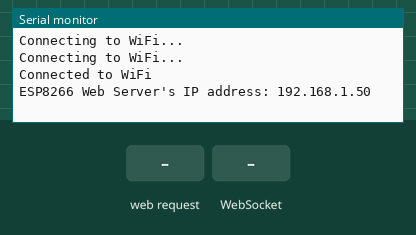
The sketch below on a simulated ESP8266 (NodeMCU). Parts: the last lines printed to the serial monitor. The test bench sets the inputs (shaded band). WiFi joins after 1.5 s; servers stay silent unless stated.

Above: at 3.2 s.
3.3 s: HTTP request GET / received
At 4.5 s:
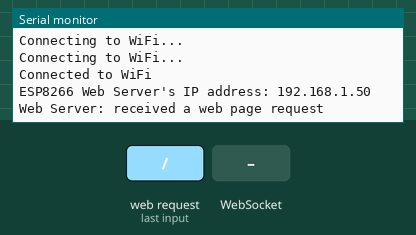
4.8 s: WebSocket text "1" received
At 5.9 s:
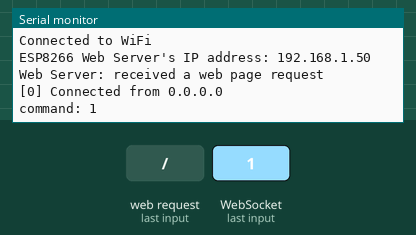
6.3 s: WebSocket text "90" received
At 7.0 s:
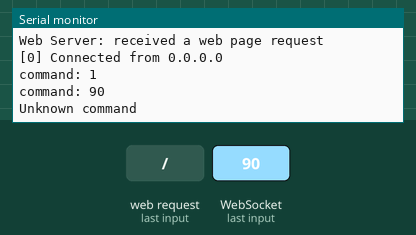

Measured:
- after the input at 3.3 s, the serial monitor: prints a new line at once (image 1)
- after the input at 4.8 s, the serial monitor: prints a new line at once (image 2)
- after the input at 6.3 s, the serial monitor: prints a new line at once (image 3)

The sketch:

car_controller.ino
```cpp
#include <ESP8266WiFi.h>
#include <ESP8266WebServer.h>
#include <WebSocketsServer.h>
#include "index.h"

#define CMD_PICK 0
#define CMD_RELEASE 1
#define CMD_UP 2
#define CMD_DOWN 3

#define CMD_FORWARD 4
#define CMD_BACKWARD 5
#define CMD_LEFT 6
#define CMD_RIGHT 7

#define CMD_STOP 10

const char* ssid = "ssid";
const char* password = "pass";

ESP8266WebServer server(80);
WebSocketsServer webSocket = WebSocketsServer(81);

void webSocketEvent(uint8_t num, WStype_t type, uint8_t* payload, size_t length) {
  switch (type) {
    case WStype_DISCONNECTED:
      Serial.printf("[%u] Disconnected!\n", num);
      break;
    case WStype_CONNECTED:
      {
        IPAddress ip = webSocket.remoteIP(num);
        Serial.printf("[%u] Connected from %d.%d.%d.%d\n", num, ip[0], ip[1], ip[2], ip[3]);
      }
      break;
    case WStype_TEXT:
      String angle = String((char*)payload);
      int command = angle.toInt();
      Serial.print("command: ");
      Serial.println(command);

      switch (command) {
        case CMD_STOP:
          // stop wheel
          break;
        case CMD_FORWARD:
          // move forward
          break;
        case CMD_BACKWARD:
          // move backward
          break;
        case CMD_LEFT:
          // turn left
          break;
        case CMD_RIGHT:
          // turn right
          break;

        case CMD_PICK:
          // pickup
          break;
        case CMD_RELEASE:
          // release
          break;
        case CMD_UP:
          // up
          break;
        case CMD_DOWN:
          // down
          break;
        default:
          Serial.println("Unknown command");
      }

      break;
  }
}

void setup() {
  Serial.begin(9600);

  WiFi.begin(ssid, password);
  while (WiFi.status() != WL_CONNECTED) {
    delay(1000);
    Serial.println("Connecting to WiFi...");
  }
  Serial.println("Connected to WiFi");

  webSocket.begin();
  webSocket.onEvent(webSocketEvent);

  server.on("/", HTTP_GET, []() {
    Serial.println("Web Server: received a web page request");
    String html = HTML_CONTENT;
    server.send(200, "text/html", html);
  });

  server.begin();
  Serial.print("ESP8266 Web Server's IP address: ");
  Serial.println(WiFi.localIP());
}

void loop() {
  server.handleClient();

  webSocket.loop();
}
```

index.h
```cpp
const char *HTML_CONTENT = R"=====(
    <!doctype html>
    <html lang="en">
        <head>
            <meta charset="UTF-8" />
            <meta name="viewport" content="width=device-width, initial-scale=1.0, user-scalable=no, maximum-scale=1, minimum-scale=1" />
            <title>ESP BOT Controller</title>
            <style>
                body {
                    font-family: Arial, sans-serif;
                    margin: 0;
                    padding: 20px;
                    display: flex;
                    flex-direction: column;
                    align-items: center;
                    background-color: white;
                }
                h1 {
                    font-size: 24px;
                    margin-bottom: 5px;
                }
                h2 {
                    font-size: 20px;
                    margin-top: 0;
                    margin-bottom: 20px;
                }
                .button-group {
                    display: grid;
                    grid-template-columns: 1fr 1fr;
                    gap: 10px;
                    margin-bottom: 30px;
                }
                .button {
                    padding: 10px 20px;
                    font-size: 16px;
                    border: none;
                    border-radius: 5px;
                    background-color: #90ee90;
                    color: black;
                }
                .arrow-buttons {
                    display: grid;
                    grid-template-columns: repeat(3, 1fr);
                    gap: 10px;
                }
                .arrow-button {
                    width: 60px;
                    height: 60px;
                    border-radius: 50%;
                    border: none;
                    background-color: #e6e6fa;
                    font-size: 24px;
                    display: flex;
                    justify-content: center;
                    align-items: center;
                }
                .arrow-button:nth-child(1) {
                    grid-column: 2;
                }
                .arrow-button:nth-child(2) {
                    grid-column: 1;
                    grid-row: 2;
                }
                .arrow-button:nth-child(3) {
                    grid-column: 3;
                    grid-row: 2;
                }
                .arrow-button:nth-child(4) {
                    grid-column: 2;
                    grid-row: 3;
                }
            </style>

            <script>
                var CMD_PICK = 0;
                var CMD_RELEASE = 1;
                var CMD_UP = 2;
                var CMD_DOWN = 3;

                var CMD_FROWARD = 4;
                var CMD_BACKWARD = 5;
                var CMD_LEFT = 6;
                var CMD_RIGHT = 7;

                var CMD_STOP = 10;

                var ws = null;

                function init() {
                    if (ws == null) {
                        ws = new WebSocket("ws://" + window.location.host + ":81");
                    }

                    var container = document.querySelector("#container");
                    container.addEventListener("touchstart", mouse_down);
                    container.addEventListener("touchend", mouse_up);
                    container.addEventListener("touchcancel", mouse_up);
                    container.addEventListener("mousedown", mouse_down);
                    container.addEventListener("mouseup", mouse_up);
                    container.addEventListener("mouseout", mouse_up);

                    const buttons = document.querySelectorAll(
                        ".button-group .button",
                    );
                    buttons.forEach((button) => {
                        button.addEventListener("click", handleButtonClick);
                    });
                }

                function handleButtonClick(event) {
                    const id = event.target.id;
                    send_command(id);
                }

                function mouse_down(event) {
                    if (event.target !== event.currentTarget) {
                        var id = event.target.id;
                        send_command(id);
                    }
                    event.stopPropagation();
                    event.preventDefault();
                }

                function mouse_up(event) {
                    if (event.target !== event.currentTarget) {
                        var id = event.target.id;
                        send_command(CMD_STOP);
                    }
                    event.stopPropagation();
                    event.preventDefault();
                }

                function send_command(cmd) {
                    if (ws != null) if (ws.readyState == 1) ws.send(cmd + "\r\n");
                }

                window.onload = init;
            </script>
        </head>
        <body>
            <h1>ESP BOT</h1>
            <h2>Controller</h2>

            <div class="button-group">
                <button class="button" id="0">PICK</button>
                <button class="button" id="1">REL</button>
                <button class="button" id="2">UP</button>
                <button class="button" id="3">DOW</button>
            </div>

            <div class="arrow-buttons" id="container">
                <button class="arrow-button" id="4">&#8593;</button>
                <button class="arrow-button" id="5">&#8592;</button>
                <button class="arrow-button" id="6">&#8594;</button>
                <button class="arrow-button" id="7">&#8595;</button>
            </div>
        </body>
    </html>
)=====";
```
